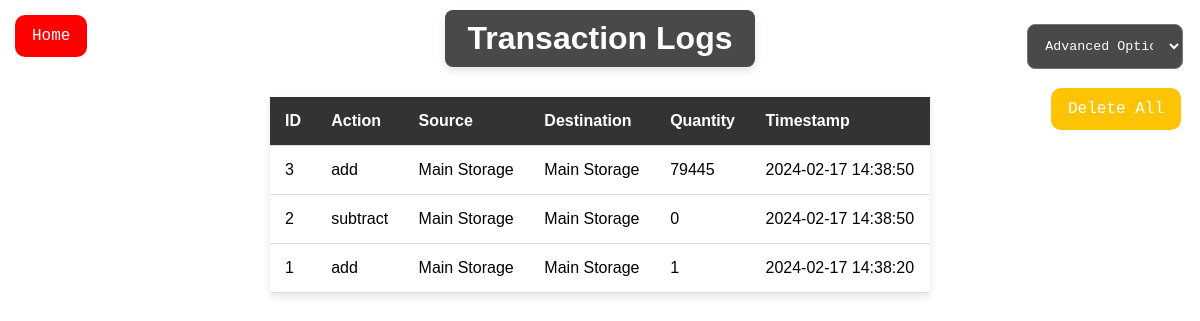
Screenshot of /transaction_logs with the database file from the repository.
### app/models.py (models this page shows, shortened)
class TransactionLog(db.Model):
    __tablename__ = 'transaction_log'
    id = db.Column(db.Integer, primary_key=True)
    action_type = db.Column(db.String(50))  # 'add' or 'subtract'
    source_type = db.Column(db.String(50))  # 'partner' or 'small_storage'
    source_id = db.Column(db.Integer, nullable=True)  # ID of the source, if applicable
    destination_type = db.Column(db.String(50))  # 'main_storage'
    destination_id = db.Column(db.Integer, nullable=True)  # ID of the destination, if applicable
    quantity = db.Column(db.Integer)
    timestamp = db.Column(db.DateTime, default=datetime.utcnow)  # Use datetime.utcnow without ()
    transaction_logs = []

### app/routes.py (the view)
    @app.route('/transaction_logs')
    def transaction_logs():
     logs = TransactionLog.query.order_by(TransactionLog.timestamp.desc()).all()
     partners = {partner.id: partner.name for partner in Partner.query.all()}
     small_storages = {storage.id: storage.name for storage in SmallStorage.query.all()}
     local_tz = pytz.timezone('Europe/Berlin')
     for log in logs:
        if log.source_type == 'partner' and log.source_id in partners:
            log.source_name = partners[log.source_id]
        elif log.source_type == 'small_storage' and log.source_id in small_storages:
            log.source_name = small_storages[log.source_id]
        else:
            log.source_name = 'Main Storage'
        if log.destination_type == 'partner' and log.destination_id in partners:
            log.destination_name = partners[log.destination_id]
        elif log.destination_type == 'small_storage' and log.destination_id in small_storages:
            log.destination_name = small_storages[log.destination_id]
        else:
            log.destination_name = 'Main Storage'
        log.local_timestamp = log.timestamp.replace(tzinfo=pytz.utc).astimezone(local_tz)
     return render_template('transaction_logs.html', logs=logs)

### app/templates/transaction_logs.html (shortened to what this page needs)
<!DOCTYPE html>
<html lang="en">
<head>
</head>
<h1 class="card">Transaction Logs</h1>
<a href="{{ url_for('home') }}"><button class=" button-2 left-button-container">Home</button></a>
<div>
    <select class="select-1" onchange="navigateToPage(this.value)">
        <option value="" disabled selected>Advanced Options</option>
    </select>
</div>
<body>
    <div class="right-button-container">
        <button class="button-1" onclick="deleteAllTransactions()">Delete All</button>
    </div>
    <table>
        <thead>
            <tr>
                <th>ID</th>
                <th>Action</th>
                <th>Source</th>
                <th>Destination</th>
                <th>Quantity</th>
                <th>Timestamp</th>
            </tr>
        </thead>
        <tbody>
            <tr>
                {% for log in logs %}
                <td>{{ log.id }}</td>
                <td>{{ log.action_type }}</td>
                <td>{{ log.source_name }}</td>
                <td>{{ log.destination_name }}</td>
                <td>{{ log.quantity }}</td>
                <td>{{ log.local_timestamp.strftime('%Y-%m-%d %H:%M:%S') }}</td>
            </tr>
            {% endfor %}
        </tbody>
    </table>
</body>
</body>
</html>

### app/templates/transaction_logs.html (style rules this page uses)
body { margin: 0; padding: 0; background: fixed; background-image: url('/Users/nesto/Desktop/Programiranje/last/Project/app/templates/bcg.jpg'); background-size: cover; background-position: center; background-repeat: no-repeat; height: 100vh; display: flex; flex-direction: column; align-items: center; color: #ffffff; font-family: Arial, monospace; }
.button-1 { padding: 10px 15px; background-color: #fcc404; color: #ffffff; border: 2px solid #fcc404; border-radius: 10px; cursor: pointer; transition: all 0.3s ease; font-size: 16px; font-family: monospace; }
.button-2 { margin: 5px; padding: 10px 15px; background-color: #ff0000; color: #ffffff; border: 2px solid #ff0000; border-radius: 10px; cursor: pointer; transition: all 0.3s ease; font-size: 16px; font-family: monospace; }
.left-button-container { position: fixed; top: 10px; left: 10px; display: flex; flex-direction: row; align-items: flex-start; }
.right-button-container { position: fixed; top: 11%; right: 19px; display: flex; flex-direction: row; align-items: flex-end; }
.card { background-color: #494949; margin: 10px; padding: 10px; text-align: center; width: 290px; border-radius: 8px; box-shadow: 0 4px 8px rgba(0, 0, 0, 0.1); }
table { width: 55%; border-collapse: collapse; margin-top: 20px; background-color: rgba(255, 255, 255, 0.9); box-shadow: 0 4px 8px rgba(0, 0, 0, 0.1); border-radius: 0px; color: #000000; }
th, td { padding: 15px; text-align: left; border-bottom: 1px solid #ddd; }
th { background-color: #333333; color: #ffffff; }
.select-1 { background-color: #494949; color: #ffffff; position: fixed; top: 3%; right: 1.4%; font-family: monospace; width: 13%; padding: 13px; border-radius: 8px; }

### rows the page displays
TransactionLog: id "3", action_type "add", source_name "Main Storage", destination_name "Main Storage", quantity "79445", local_timestamp "2024-02-17 14:38:50"
TransactionLog: id "2", action_type "subtract", source_name "Main Storage", destination_name "Main Storage", quantity "0", local_timestamp "2024-02-17 14:38:50"
TransactionLog: id "1", action_type "add", source_name "Main Storage", destination_name "Main Storage", quantity "1", local_timestamp "2024-02-17 14:38:20"
